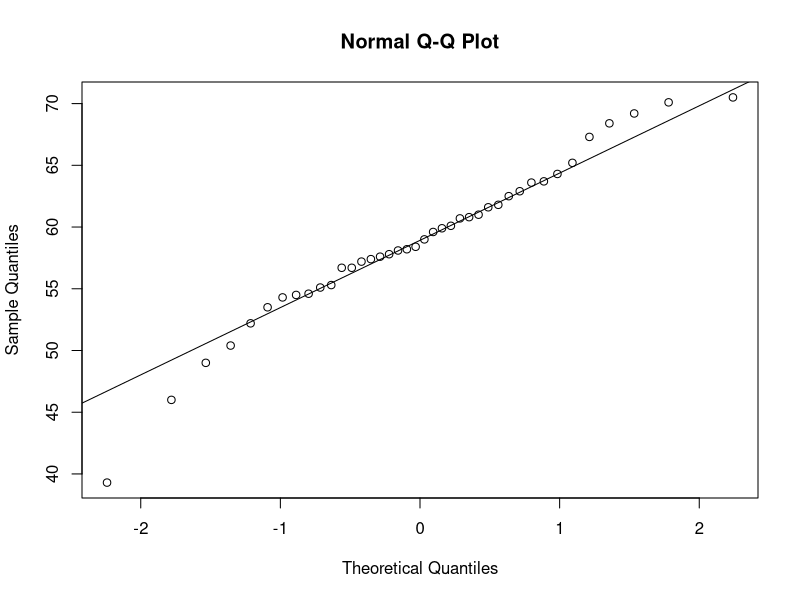

Generate this figure with R: (Note: this script raises an error after producing the figure.)
probka <- c(55.1, 67.3, 54.6, 52.2, 58.4, 50.4, 70.1, 55.3, 57.6, 62.5, 65.2,
            68.4, 54.5, 56.7, 53.5, 61.6, 59.6, 49.0, 63.7, 58.1, 56.7, 57.8,
            63.6, 69.2, 60.8, 62.9, 54.3, 61.0, 58.2, 64.3, 57.4, 39.3, 59.0,
            60.1, 60.7, 59.9, 70.5, 57.2, 61.8, 46.0)

# H0: rozkład maksymalnej pojemności kondensatorów jest normalny

s_test <- shapiro.test(probka)
s_test
# p-value > 0.05 - potwierdza to hipotezę H0

qqnorm(probka)
qqline(probka)

# H1: rozkład maksymalnej pojemnosci kondenstatorów jest normalny o średniej 60
#     i wariancji 2.5

m <- 60
sd <- 2.5

ks_test <- ks.test(probka, m, sd)
ks_test
# p-value > 0.05 - potwierdza to hipotezę H1

plot(ecdf(liczebnosc), col = 2)
curve(pnorm(x, m, sd), col = 4, add = TRUE)

# NOTE:
# test shapiro, test ks
